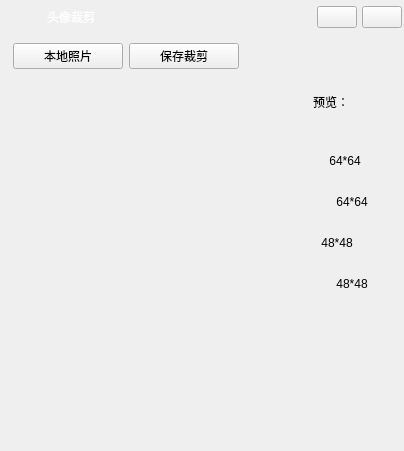
<?xml version="1.0" encoding="UTF-8"?>
<ui version="4.0">
 <class>PictureCutDialog</class>
 <widget class="QWidget" name="PictureCutDialog">
  <property name="geometry">
   <rect>
    <x>0</x>
    <y>0</y>
    <width>404</width>
    <height>451</height>
   </rect>
  </property>
  <property name="windowTitle">
   <string>Form</string>
  </property>
  <layout class="QVBoxLayout" name="verticalLayout">
   <property name="spacing">
    <number>0</number>
   </property>
   <property name="leftMargin">
    <number>2</number>
   </property>
   <property name="topMargin">
    <number>2</number>
   </property>
   <property name="rightMargin">
    <number>2</number>
   </property>
   <property name="bottomMargin">
    <number>2</number>
   </property>
   <item>
    <widget class="QWidget" name="widgetWinTitle" native="true">
     <property name="minimumSize">
      <size>
       <width>0</width>
       <height>30</height>
      </size>
     </property>
     <property name="maximumSize">
      <size>
       <width>16777215</width>
       <height>30</height>
      </size>
     </property>
     <layout class="QHBoxLayout" name="horizontalLayout_4" stretch="0,1,0,0">
      <property name="spacing">
       <number>5</number>
      </property>
      <property name="leftMargin">
       <number>10</number>
      </property>
      <property name="topMargin">
       <number>0</number>
      </property>
      <property name="rightMargin">
       <number>0</number>
      </property>
      <property name="bottomMargin">
       <number>0</number>
      </property>
      <item>
       <widget class="QLabel" name="labelWinIcon">
        <property name="minimumSize">
         <size>
          <width>30</width>
          <height>30</height>
         </size>
        </property>
        <property name="maximumSize">
         <size>
          <width>30</width>
          <height>30</height>
         </size>
        </property>
        <property name="text">
         <string/>
        </property>
        <property name="pixmap">
         <pixmap resource="../resource.qrc">:/resource/images/robot.png</pixmap>
        </property>
       </widget>
      </item>
      <item>
       <widget class="QLabel" name="labelWinTitle">
        <property name="styleSheet">
         <string notr="true">color: #FFFFFF;</string>
        </property>
        <property name="text">
         <string>头像裁剪</string>
        </property>
       </widget>
      </item>
      <item>
       <widget class="QPushButton" name="btnWinMin">
        <property name="focusPolicy">
         <enum>Qt::NoFocus</enum>
        </property>
        <property name="text">
         <string/>
        </property>
        <property name="icon">
         <iconset resource="../resource.qrc">
          <normaloff>:/resource/common/ic_min.png</normaloff>:/resource/common/ic_min.png</iconset>
        </property>
       </widget>
      </item>
      <item>
       <widget class="QPushButton" name="btnWinClose">
        <property name="focusPolicy">
         <enum>Qt::NoFocus</enum>
        </property>
        <property name="text">
         <string/>
        </property>
        <property name="icon">
         <iconset resource="../resource.qrc">
          <normaloff>:/resource/common/ic_close_white.png</normaloff>:/resource/common/ic_close_white.png</iconset>
        </property>
       </widget>
      </item>
     </layout>
    </widget>
   </item>
   <item>
    <widget class="QWidget" name="widgetBody" native="true">
     <layout class="QVBoxLayout" name="verticalLayout_3">
      <property name="leftMargin">
       <number>2</number>
      </property>
      <property name="topMargin">
       <number>2</number>
      </property>
      <property name="rightMargin">
       <number>2</number>
      </property>
      <property name="bottomMargin">
       <number>2</number>
      </property>
      <item>
       <widget class="QWidget" name="widgetButton" native="true">
        <layout class="QHBoxLayout" name="horizontalLayout_2">
         <item>
          <widget class="QPushButton" name="btnLoad">
           <property name="minimumSize">
            <size>
             <width>110</width>
             <height>24</height>
            </size>
           </property>
           <property name="text">
            <string>本地照片</string>
           </property>
          </widget>
         </item>
         <item>
          <widget class="QPushButton" name="btnSave">
           <property name="minimumSize">
            <size>
             <width>110</width>
             <height>24</height>
            </size>
           </property>
           <property name="text">
            <string>保存裁剪</string>
           </property>
          </widget>
         </item>
         <item>
          <spacer name="horizontalSpacer">
           <property name="orientation">
            <enum>Qt::Horizontal</enum>
           </property>
           <property name="sizeHint" stdset="0">
            <size>
             <width>169</width>
             <height>20</height>
            </size>
           </property>
          </spacer>
         </item>
        </layout>
       </widget>
      </item>
      <item>
       <layout class="QHBoxLayout" name="horizontalLayout_3" stretch="0,0">
        <property name="spacing">
         <number>0</number>
        </property>
        <item>
         <widget class="QWidget" name="widgetLoad" native="true">
          <property name="minimumSize">
           <size>
            <width>300</width>
            <height>0</height>
           </size>
          </property>
          <property name="styleSheet">
           <string notr="true"/>
          </property>
          <layout class="QHBoxLayout" name="horizontalLayout">
           <property name="spacing">
            <number>0</number>
           </property>
           <property name="leftMargin">
            <number>0</number>
           </property>
           <property name="topMargin">
            <number>0</number>
           </property>
           <property name="rightMargin">
            <number>0</number>
           </property>
           <property name="bottomMargin">
            <number>0</number>
           </property>
           <item alignment="Qt::AlignHCenter|Qt::AlignVCenter">
            <widget class="QLabel" name="labelPreview">
             <property name="minimumSize">
              <size>
               <width>150</width>
               <height>150</height>
              </size>
             </property>
             <property name="text">
              <string/>
             </property>
             <property name="alignment">
              <set>Qt::AlignCenter</set>
             </property>
            </widget>
           </item>
          </layout>
         </widget>
        </item>
        <item>
         <widget class="QWidget" name="widgetView" native="true">
          <layout class="QVBoxLayout" name="verticalLayout_2">
           <property name="spacing">
            <number>10</number>
           </property>
           <item>
            <widget class="QLabel" name="label">
             <property name="styleSheet">
              <string notr="true"/>
             </property>
             <property name="text">
              <string>预览：</string>
             </property>
            </widget>
           </item>
           <item>
            <widget class="QLabel" name="label64">
             <property name="minimumSize">
              <size>
               <width>64</width>
               <height>64</height>
              </size>
             </property>
             <property name="maximumSize">
              <size>
               <width>48</width>
               <height>48</height>
              </size>
             </property>
             <property name="text">
              <string>64*64</string>
             </property>
             <property name="alignment">
              <set>Qt::AlignCenter</set>
             </property>
            </widget>
           </item>
           <item>
            <widget class="QLabel" name="label_2">
             <property name="text">
              <string>64*64</string>
             </property>
             <property name="alignment">
              <set>Qt::AlignCenter</set>
             </property>
            </widget>
           </item>
           <item>
            <widget class="QLabel" name="label48">
             <property name="minimumSize">
              <size>
               <width>48</width>
               <height>48</height>
              </size>
             </property>
             <property name="maximumSize">
              <size>
               <width>48</width>
               <height>48</height>
              </size>
             </property>
             <property name="text">
              <string>48*48</string>
             </property>
             <property name="alignment">
              <set>Qt::AlignCenter</set>
             </property>
            </widget>
           </item>
           <item>
            <widget class="QLabel" name="label_3">
             <property name="text">
              <string>48*48</string>
             </property>
             <property name="alignment">
              <set>Qt::AlignCenter</set>
             </property>
            </widget>
           </item>
           <item>
            <spacer name="verticalSpacer">
             <property name="orientation">
              <enum>Qt::Vertical</enum>
             </property>
             <property name="sizeHint" stdset="0">
              <size>
               <width>20</width>
               <height>111</height>
              </size>
             </property>
            </spacer>
           </item>
          </layout>
         </widget>
        </item>
       </layout>
      </item>
     </layout>
    </widget>
   </item>
  </layout>
 </widget>
 <resources>
  <include location="../resource.qrc"/>
 </resources>
 <connections>
  <connection>
   <sender>btnWinClose</sender>
   <signal>clicked()</signal>
   <receiver>PictureCutDialog</receiver>
   <slot>close()</slot>
   <hints>
    <hint type="sourcelabel">
     <x>387</x>
     <y>20</y>
    </hint>
    <hint type="destinationlabel">
     <x>547</x>
     <y>62</y>
    </hint>
   </hints>
  </connection>
  <connection>
   <sender>btnWinMin</sender>
   <signal>clicked()</signal>
   <receiver>PictureCutDialog</receiver>
   <slot>showMinimized()</slot>
   <hints>
    <hint type="sourcelabel">
     <x>353</x>
     <y>21</y>
    </hint>
    <hint type="destinationlabel">
     <x>543</x>
     <y>113</y>
    </hint>
   </hints>
  </connection>
 </connections>
</ui>
